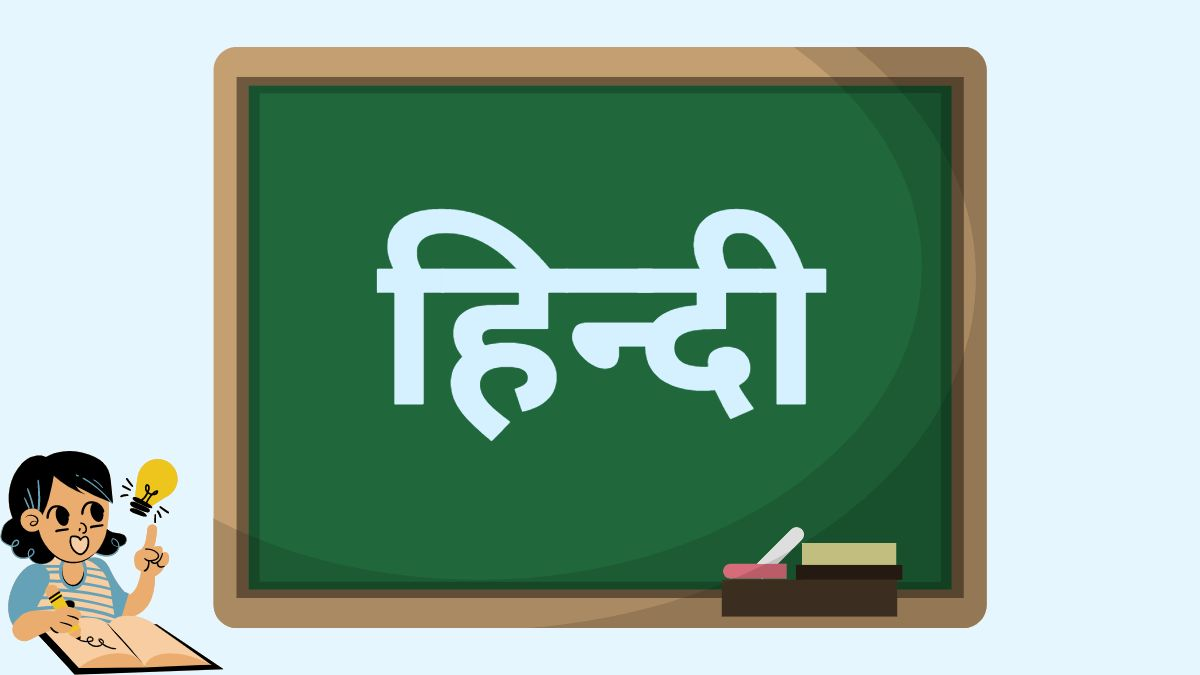
#> input picture hin.jpg, 1200 x 675 px
$ python hindi_ocr.py
#> lines starting #> are read from the running program, lines starting #| are printed output that depends on the picture
from PIL import Image, ImageOps, ImageFilter
import pytesseract
import cv2
import os


pytesseract.pytesseract.tesseract_cmd = r'C:\Program Files\Tesseract-OCR\tesseract.exe'

# Define the path to your image.
image_path = r'hin.jpg'
print(image_path)

# Open the image.
image = Image.open(image_path)
#> image is the input picture: PIL image 1200x675 RGB; mean R, G, B 140.9, 170.7, 153.3

# Convert image to grayscale.
gray_image = ImageOps.grayscale(image)
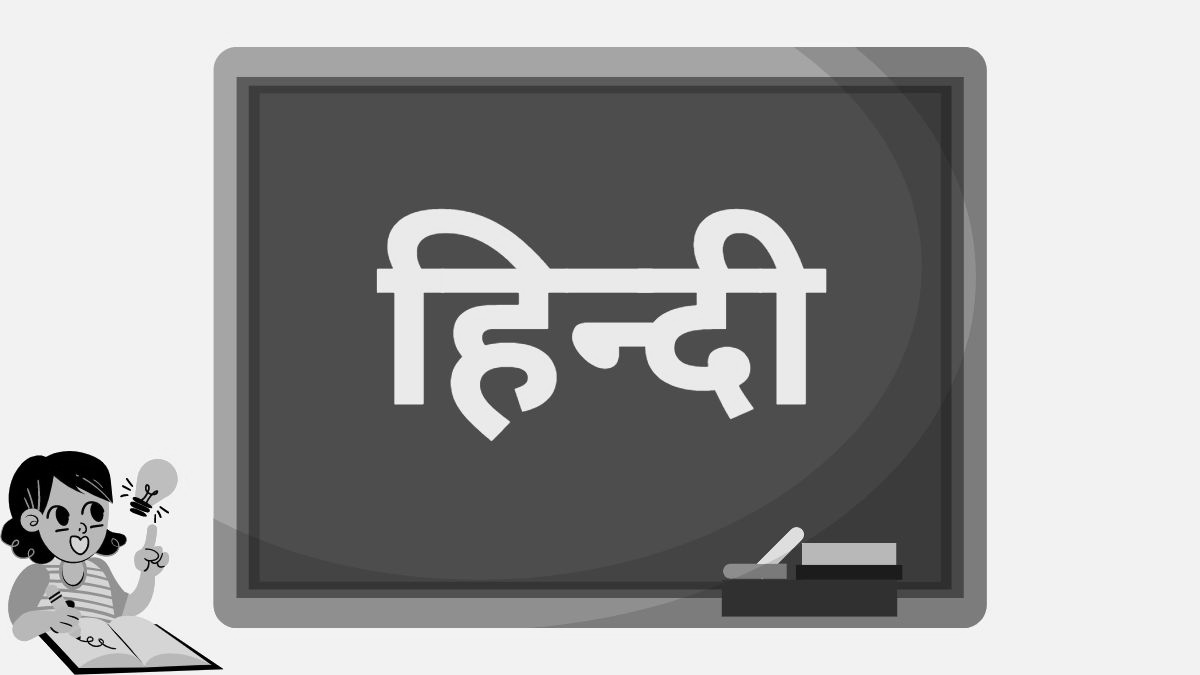
#> gray_image: PIL image 1200x675 L; min 0, max 255, mean 159.9

# Resize the image to enhance details.
scale_factor = 2
resized_image = gray_image.resize(
    (gray_image.width * scale_factor, gray_image.height * scale_factor),
    resample=Image.LANCZOS
)

# Apply adaptive thresholding using the `FIND_EDGES` filter.
thresholded_image = resized_image.filter(ImageFilter.FIND_EDGES)
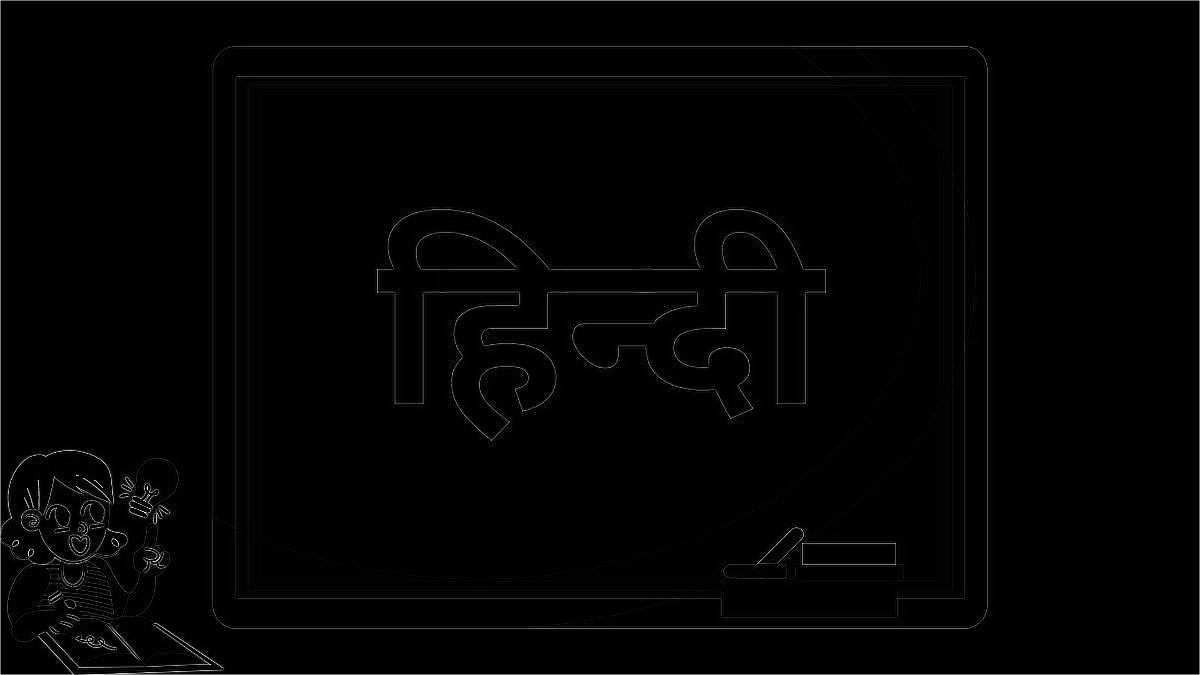
#> thresholded_image: PIL image 2400x1350 L (shown at 1/2 size); min 0, max 255, mean 2.6

# Extract text from the preprocessed image.
#> (the run stopped early here; a loop or call above may not have finished)
